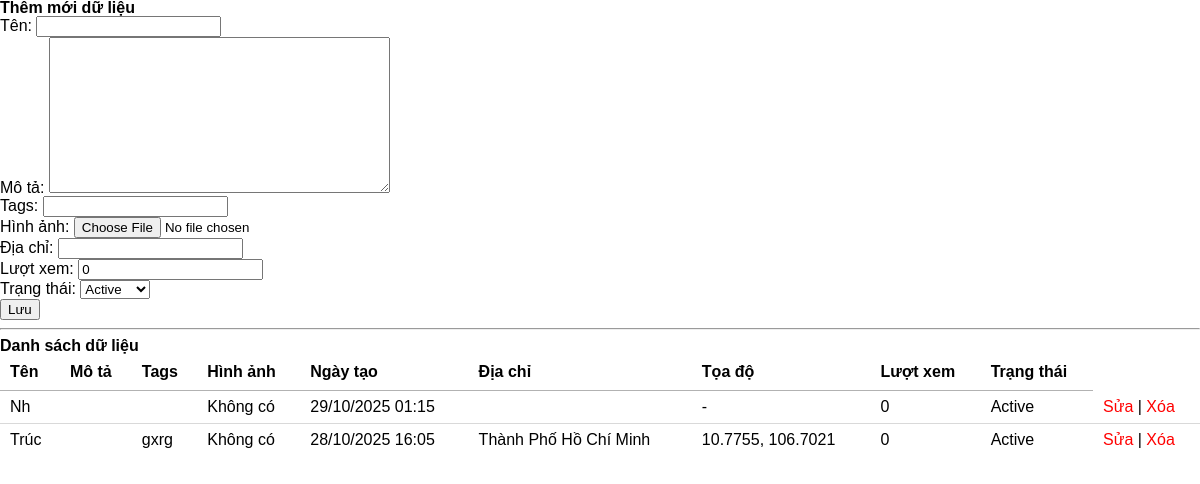
Before: / with the older database file.
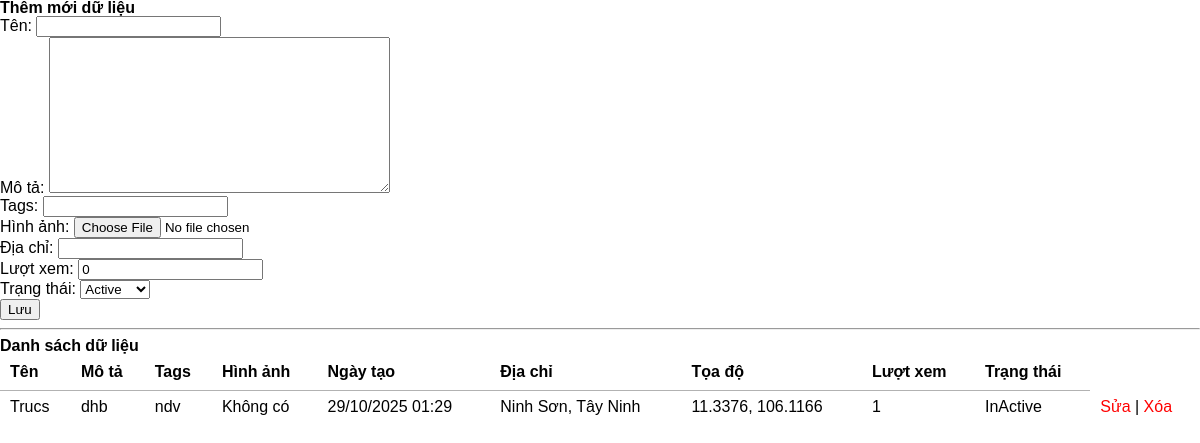
After: the same page with the newer database file.
### home/models.py (models this page shows, shortened)
class Home(models.Model):
    STATUS_CHOICES = [
        ('0','Active'),
        ('1','InActive'),
    ]
    ten = models.CharField(max_length=200)
    mo_ta = models.TextField(blank=True)
    tags = models.CharField(max_length=200, blank=True)
    hinh_anh = models.ImageField(upload_to='uploads/', blank=True, null=True)
    ngay_tao = models.DateTimeField(auto_now_add=True)
    dia_chi = models.CharField(max_length=255, blank=True)
    luot_xem = models.PositiveIntegerField(default=0)
    status = models.CharField(max_length=20, choices=STATUS_CHOICES, default='0')
    lat = models.FloatField(null=True, blank=True)
    lon = models.FloatField(null=True, blank=True)

### home/views.py (the view)
# urls.py: path('', views.home_view, name='home'),
def home_view(request):
    if request.method == 'POST':
        form = HomeForm(request.POST, request.FILES)
        if form.is_valid():
            obj = form.save(commit=False)
            if obj.dia_chi:
                geolocator = Nominatim(user_agent="django_geocoder")
                location = geolocator.geocode(obj.dia_chi)
                if location:
                    obj.lat = location.latitude
                    obj.lon = location.longitude
            obj.save()
            return redirect('home')
    else:
        form = HomeForm()
    items = Home.objects.all().order_by('-ngay_tao')
    return render(request, 'home/home.html', {'form': form, 'items': items})

### home/forms.py
class HomeForm(forms.ModelForm):
    class Meta:
        model = Home
        fields = ['ten', 'mo_ta', 'tags', 'hinh_anh', 'dia_chi', 'luot_xem', 'status']
        labels = {
            'ten': 'Tên',
            'mo_ta': 'Mô tả',
            'tags': 'Tags',
            'hinh_anh': 'Hình ảnh',
            'dia_chi': 'Địa chỉ',
            'luot_xem': 'Lượt xem',
            'status': 'Trạng thái',
        }

### home/templates/home/home.html (shortened to what this page needs)
<!DOCTYPE html>
<html lang="vi">
<head>
    <link rel="stylesheet" href="assets/css/base.css">
    <link rel="stylesheet" href="assets/css/reset.css">
    <link rel="stylesheet" href="https://cdn.datatables.net/1.10.12/css/jquery.dataTables.min.css"/>
</head>
<body>
    <h1>Thêm mới dữ liệu</h1>
    <form method="POST" enctype="multipart/form-data">
        {{ form.as_p }}
        <button type="submit">Lưu</button>
    </form>
    <hr>
    <h2>Danh sách dữ liệu</h2>
    <table id="homeTable" class="display" width="100%" cellspacing="0" >
        <thead>
            <tr>
                <th>Tên</th>
                <th>Mô tả</th>
                <th>Tags</th>
                <th>Hình ảnh</th>
                <th>Ngày tạo</th>
                <th>Địa chỉ</th>
                <th>Tọa độ</th>
                <th>Lượt xem</th>
                <th>Trạng thái</th>
            </tr>
        </thead>
        <tbody>
            {% for i in items %}
            <tr>
                <td>{{ i.ten }}</td>
                <td>{{ i.mo_ta }}</td>
                <td>{{ i.tags }}</td>
                <td>
                    {% if i.hinh_anh %}
                        <img src="{{ i.hinh_anh.url }}" alt="{{ i.ten }}" width="80">
                    {% else %}
                        Không có
                    {% endif %}
                </td>
                <td>{{ i.ngay_tao|date:"d/m/Y H:i" }}</td>
                <td>{{ i.dia_chi }}</td>
                <td>
                    {% if i.lat and i.lon %}
                        {{ i.lat|floatformat:4 }}, {{ i.lon|floatformat:4 }}
                    {% else %}
                        -
                    {% endif %}
                </td>
                <td>{{ i.luot_xem }}</td>
                <td>{{ i.get_status_display }}</td>
                <td>
                    <a href="{% url 'edit_home' i.id %}" style="color:red">Sửa</a> |
                    <a href="{% url 'delete_home' i.id %}" style="color:red; ">Xóa</a>
                </td>
            </tr>
            {% endfor %}
        </tbody>
    </table>

### home/assets/css/base.css (style rules this page uses)
body { font-family: Arial, Helvetica, sans-serif; }
a { text-decoration: none !important; }

Changed rows visible on the page:
removed Home: ten "Nh", hinh_anh "Không có", ngay_tao "29/10/2025 01:15", luot_xem "0", status "Active"
removed Home: ten "Trúc", tags "gxrg", hinh_anh "Không có", ngay_tao "28/10/2025 16:05", dia_chi "Thành Phố Hồ Chí Minh", lat "10.7755", lon "106.7021", luot_xem "0", status "Active"
added Home: ten "Trucs", mo_ta "dhb", tags "ndv", hinh_anh "Không có", ngay_tao "29/10/2025 01:29", dia_chi "Ninh Sơn, Tây Ninh", lat "11.3376", lon "106.1166", luot_xem "1", status "InActive"
